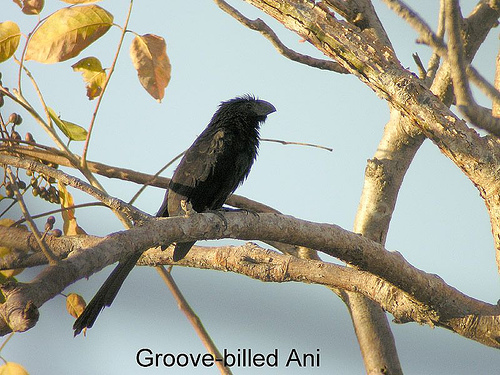
#> input picture Parameters/Dataset/test.jpg, 500 x 375 px
$ python Detector.py
#> lines starting #> are read from the running program, lines starting #| are printed output that depends on the picture
import numpy as np
import joblib
from PIL import Image
from Basic.Function import soft_max, gaussian_blur
from Preprocess import Canny, Gabor, Haar
from Model.Adaboost import Adaboost


class Detector(object):
    def __init__(self, file_path):
        """
            创建数个AdaBoost模型并读取参数
        """
        self.adaboost = [joblib.load(file_path + "ada_model%d.m" % set_index)
                         for set_index in range(10)]

    def preprocess(self, image):
        """
            图像预处理
        :param image        ->image_hsv  1*128*128  image_grey 128*128
        :return feature:    6*8*16*16
        """
        image_hsv = gaussian_blur(np.sum(np.array(image.convert('HSV')), axis=2))[np.newaxis, :, :]
        image_gray = gaussian_blur(np.array(image.convert('L')))
        canny_gray = Canny.canny(image_gray)
        gabor_gray = Gabor.gabor(image_gray)
        feature_map = np.concatenate((canny_gray, gabor_gray, image_hsv), axis=0)
        feature = Haar.haar(feature_map)
        # print(feature.shape)
        return feature

    def predicate(self, feature):
        """
            根据特征送进不同的分类器进行预测
        :param feature: 6*8*16*16
        :return pred_value_list: 各个分类器的结果
        """
        pred_value_list = [self.adaboost[i].pred(feature) for i in range(10)]
        # print(pred_value_list)
        return pred_value_list

    def __call__(self, image):
        feature = self.preprocess(image)
        pred_value_list = self.predicate(feature)
        soft_max_result = soft_max(pred_value_list).tolist()
        return soft_max_result.index(max(soft_max_result))


if __name__ == "__main__":
    img = Image.open('../Parameters/Dataset/test.jpg').resize((128, 128))
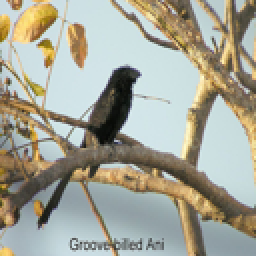
#> img: PIL image 128x128 RGB (shown 2 times larger); mean R, G, B 164.7, 165, 151.5
    detector = Detector("../Parameters/Model/")
#> (the run stopped early here; a loop or call above may not have finished)
